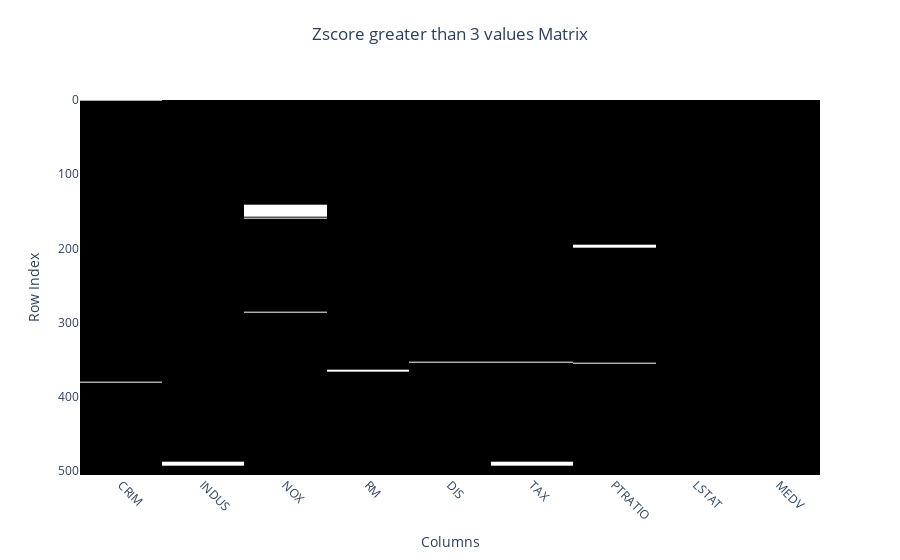

The notebook cell saved with this chart:
### Code cell
mask=np.less_equal(abs(df_transformed['MEDV']), 3)
#df_transformed.head()
df_transformed=df_transformed[mask]
df_transformed.drop(columns=['CHAS', 'ZN', 'RAD', 'B', 'AGE'], axis=1, inplace=True)

fig = go.Figure(
        go.Heatmap(
            z=np.greater_equal(abs(df_transformed), 3).astype(int),
            x=df_transformed.columns,
            y=df_transformed.index.values,
            colorscale='Greys',
            reversescale=True,
            showscale=False))

fig.update_layout(
    title={'text': 'Zscore greater than 3 values Matrix',
             'y':0.95, 'x':0.5,
            'xanchor': 'center', 'yanchor': 'top'},
    xaxis=dict(tickangle=45, title='Columns'),
    yaxis=dict(range=[np.max(df_transformed.index.values), np.min(df_transformed.index.values)], title='Row Index'),
    )
fig.show()

### Figure 1 — Plotly figure (JSON) as saved in the notebook; plotly's stock layout.template omitted (floating-point values rounded to 4 significant figures; data arrays with more than 128 entries replaced by an {"elided": "..."} marker saying what was removed)
{"data": [{"colorscale": [[0, "rgb(255,255,255)"], [0.125, "rgb(240,240,240)"], [0.25, "rgb(217,217,217)"], [0.375, "rgb(189,189,189)"], [0.5, "rgb(150,150,150)"], [0.625, "rgb(115,115,115)"], [0.75, "rgb(82,82,82)"], [0.875, "rgb(37,37,37)"], [1, "rgb(0,0,0)"]], "reversescale": true, "showscale": false, "type": "heatmap", "x": ["CRIM", "INDUS", "NOX", "RM", "DIS", "TAX", "PTRATIO", "LSTAT", "MEDV"], "y": {"elided": "488 int values"}, "z": {"elided": "488x9 int values"}}], "layout": {"title": {"text": "Zscore greater than 3 values Matrix", "x": 0.5, "xanchor": "center", "y": 0.95, "yanchor": "top"}, "xaxis": {"tickangle": 45, "title": {"text": "Columns"}}, "yaxis": {"range": [505, 0], "title": {"text": "Row Index"}}}}
